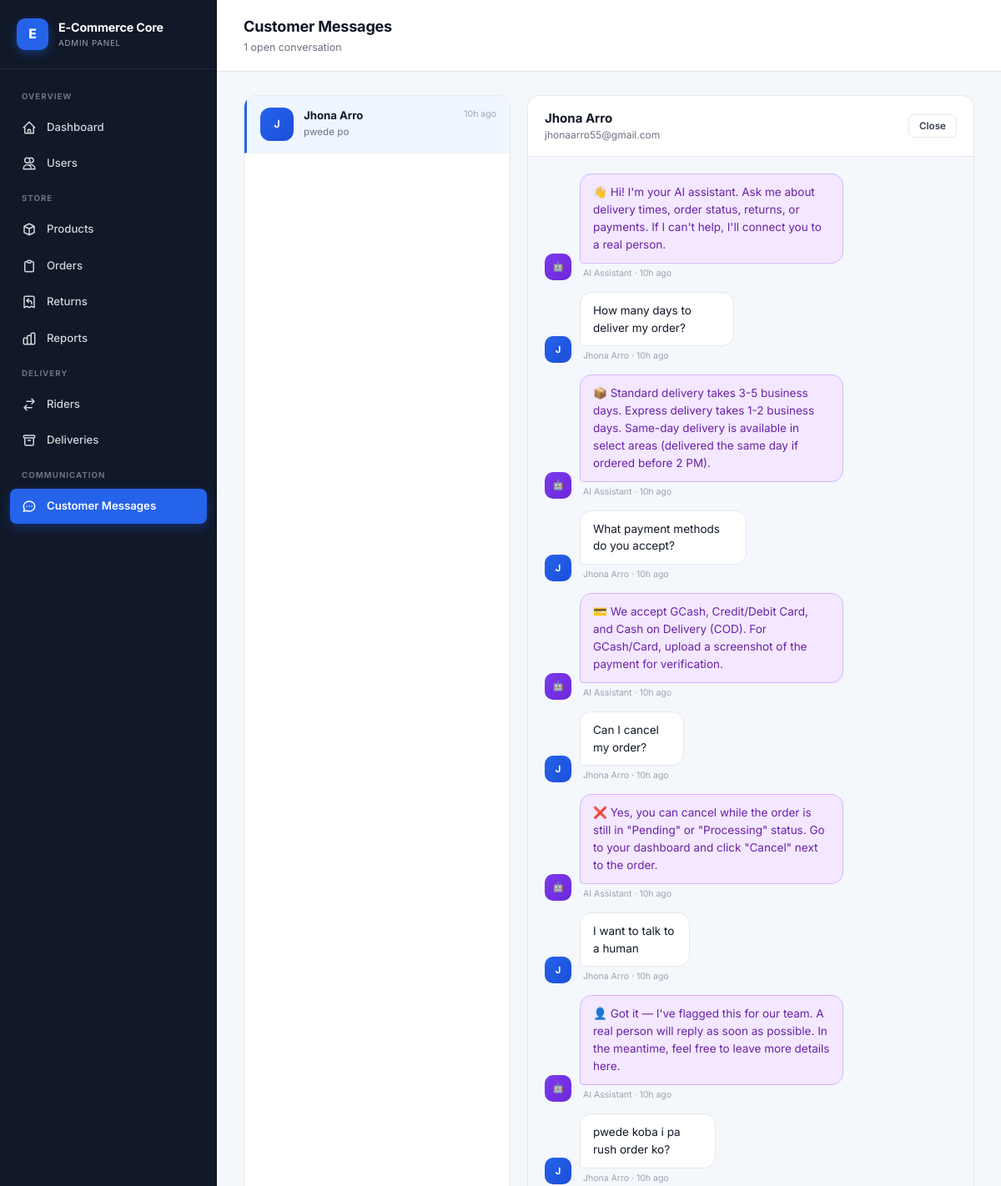
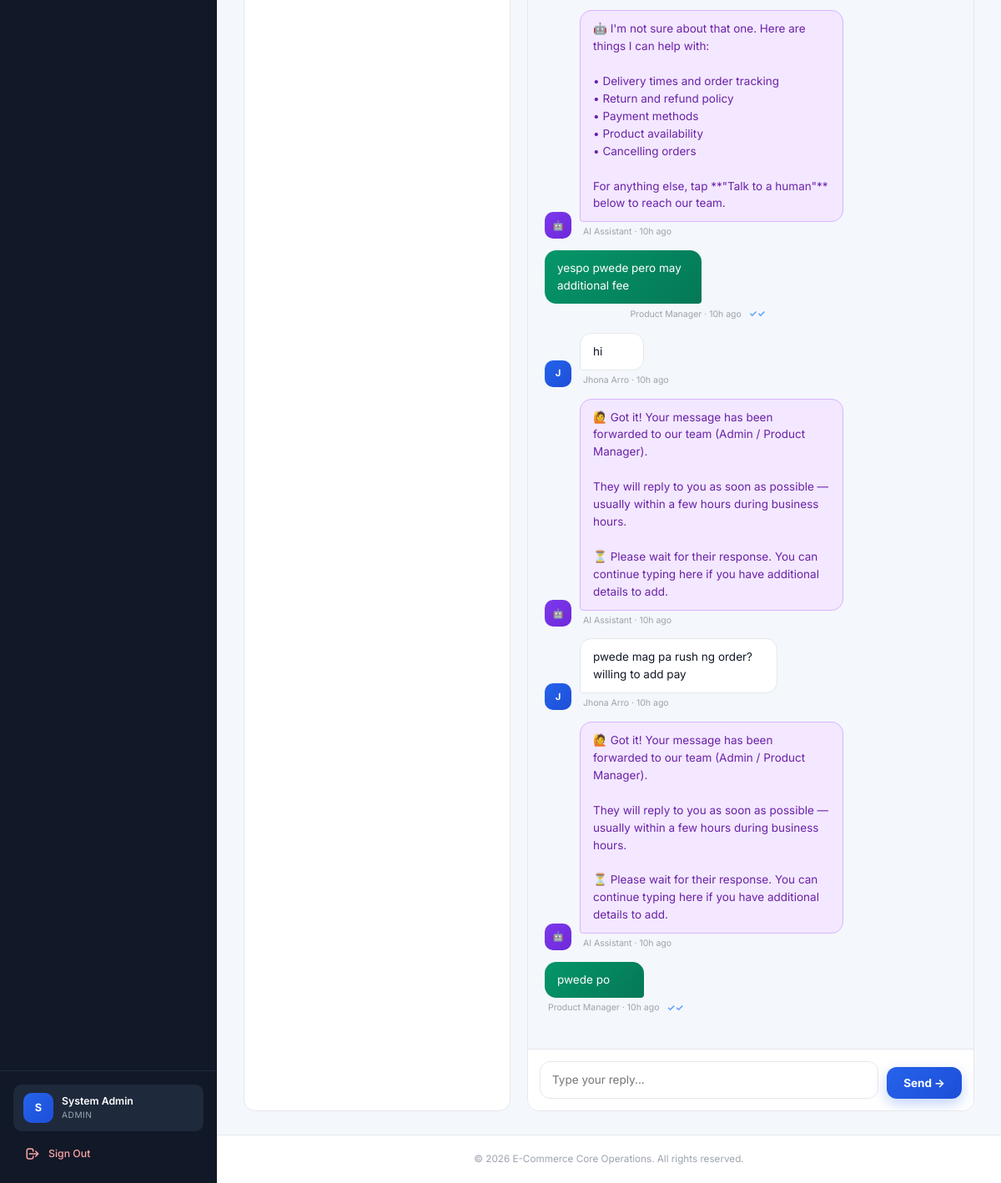
The app's page /modules/staff_chat.php (signed in) with its own data (2 pictures, top to bottom).
### tables this page shows
CREATE TABLE `chat_conversations` (
  `id` int(11) NOT NULL,
  `customer_id` int(11) NOT NULL,
  `staff_id` int(11) DEFAULT NULL,
  `needs_human` tinyint(1) DEFAULT 0,
  `customer_typing_at` timestamp NULL DEFAULT NULL,
  `staff_typing_at` timestamp NULL DEFAULT NULL,
  `subject` varchar(150) DEFAULT 'General Inquiry',
  `status` enum('open','closed') DEFAULT 'open',
  `last_message_at` timestamp NOT NULL DEFAULT current_timestamp() ON UPDATE current_timestamp(),
  `created_at` timestamp NOT NULL DEFAULT current_timestamp()
);

CREATE TABLE `users` (
  `id` int(11) NOT NULL,
  `username` varchar(50) NOT NULL,
  `email` varchar(100) NOT NULL,
  `phone` varchar(20) DEFAULT NULL,
  `address` text DEFAULT NULL,
  `city` varchar(80) DEFAULT NULL,
  `province` varchar(80) DEFAULT NULL,
  `postal_code` varchar(10) DEFAULT NULL,
  `password` varchar(255) NOT NULL,
  `full_name` varchar(100) DEFAULT NULL,
  `role` enum('admin','product_manager','customer','rider') DEFAULT 'customer',
  `status` enum('active','inactive') DEFAULT 'active',
  `email_verified` tinyint(1) DEFAULT 0,
  `profile_completed` tinyint(1) DEFAULT 0,
  `must_change_password` tinyint(1) DEFAULT 0,
  `temp_password_issued_at` datetime DEFAULT NULL,
  `created_at` timestamp NOT NULL DEFAULT current_timestamp()
);

CREATE TABLE `chat_messages` (
  `id` int(11) NOT NULL,
  `conversation_id` int(11) NOT NULL,
  `sender_id` int(11) NOT NULL,
  `sender_role` enum('customer','admin','product_manager','ai') NOT NULL,
  `message` text NOT NULL,
  `is_read` tinyint(1) DEFAULT 0,
  `delivered_at` timestamp NULL DEFAULT NULL,
  `read_at` timestamp NULL DEFAULT NULL,
  `created_at` timestamp NOT NULL DEFAULT current_timestamp()
);

### includes/auth.php (called while the page is built, shortened)
<?php
if (!function_exists('baseUrl')) {
    function baseUrl($path = '') {
        $dir = str_replace('\\', '/', dirname($_SERVER['SCRIPT_NAME']));
        $dir = rtrim($dir, '/');
        $dir = preg_replace('#/(modules|api|ai|auth|admin|rider)$#', '', $dir);
        if ($dir === '' || $dir === '.') $dir = '';
        $dir = rtrim($dir, '/') . '/';
        return $dir . ltrim($path, '/');
    }
}
if (!function_exists('moduleUrl')) {
    function moduleUrl($path = '') { return baseUrl('modules/' . ltrim($path, '/')); }
}
if (!function_exists('e')) {
    function e($s) { return htmlspecialchars($s ?? '', ENT_QUOTES, 'UTF-8'); }
}
if (!function_exists('timeAgo')) {
    function timeAgo($datetime) {
        $timestamp = strtotime($datetime);
        $diff = time() - $timestamp;
        if ($diff < 86400) return floor($diff / 3600) . 'h ago';
        return date('M j', $timestamp);
    }
}

### modules/staff_chat.php (the view, shortened to what this page needs)
<?php
require_once __DIR__ . '/../includes/auth.php';
require_once __DIR__ . '/../config/db.php';
$uid  = $_SESSION['user_id'];
$convId = (int)($_GET['c'] ?? 0);
$convs = $pdo->query("
    SELECT c.*, u.username, u.full_name,
        (SELECT message FROM chat_messages WHERE conversation_id = c.id ORDER BY id DESC LIMIT 1) AS last_msg,
        (SELECT COUNT(*) FROM chat_messages WHERE conversation_id = c.id AND is_read = 0 AND sender_role = 'customer') AS unread
    FROM chat_conversations c
    JOIN users u ON c.customer_id = u.id
    WHERE c.status = 'open'
    ORDER BY c.last_message_at DESC
")->fetchAll();
$selectedConv = null;
if ($convId) {
    $c = $pdo->prepare("SELECT c.*, u.username, u.full_name, u.email FROM chat_conversations c JOIN users u ON c.customer_id = u.id WHERE c.id = ?");
    $c->execute([$convId]);
    $selectedConv = $c->fetch();
} elseif (!empty($convs)) {
    $convId = $convs[0]['id'];
    $c = $pdo->prepare("SELECT c.*, u.username, u.full_name, u.email FROM chat_conversations c JOIN users u ON c.customer_id = u.id WHERE c.id = ?");
    $c->execute([$convId]);
    $selectedConv = $c->fetch();
}
if ($convId) {
    $pdo->prepare("UPDATE chat_messages SET is_read = 1, read_at = NOW() WHERE conversation_id = ? AND sender_role = 'customer' AND read_at IS NULL")->execute([$convId]);
    $pdo->prepare("UPDATE chat_messages SET delivered_at = NOW() WHERE conversation_id = ? AND sender_id != ? AND sender_role NOT IN ('ai') AND delivered_at IS NULL")->execute([$convId, $uid]);
    $pdo->prepare("UPDATE chat_conversations SET needs_human = 0 WHERE id = ?")->execute([$convId]);
}
$messages = [];
if ($convId) {
    $m = $pdo->prepare("
        SELECT cm.*, u.full_name AS sender_name, u.username AS sender_username
        FROM chat_messages cm
        LEFT JOIN users u ON cm.sender_id = u.id
        WHERE cm.conversation_id = ?
        ORDER BY cm.id ASC
    ");
    $m->execute([$convId]);
    $messages = $m->fetchAll();
    if (!empty($messages)) $lastId = (int)end($messages)['id'];
}
require_once __DIR__ . '/../includes/header.php';
?>
<div class="app-layout">
    <?php require __DIR__ . '/../includes/sidebar.php'; ?>
    <div class="main-wrapper">
        <header class="topbar">
            <div class="topbar-left">
                <div>
                    <h2>Customer Messages</h2>
                    <p><?= count($convs) ?> open conversation<?= count($convs) != 1 ? 's' : '' ?></p>
                </div>
            </div>
        </header>
        <div class="page-body">
            <?php if (empty($convs)): ?>
                <div class="card card-pad" style="text-align:center;padding:60px 20px;">
                    <div style="font-size:3rem;opacity:0.4;margin-bottom:12px;">💬</div>
                    <h3 style="margin:0 0 6px;color:#111827;">No messages yet</h3>
                    <p style="color:#6b7280;margin:0;">Customer messages will appear here.</p>
                </div>
            <?php else: ?>
                <div class="staff-chat-layout">
                    <div class="conv-list" id="convList">
                        <?php foreach ($convs as $cv): ?>
                            <a href="<?= moduleUrl('staff_chat.php?c=' . $cv['id']) ?>" class="conv-item <?= $cv['id'] == $convId ? 'active' : '' ?>">
                                <div class="conv-avatar"><?= strtoupper(substr($cv['full_name'] ?: $cv['username'], 0, 1)) ?></div>
                                <div class="conv-info">
                                    <div class="conv-name">
                                        <?= e($cv['full_name'] ?: $cv['username']) ?>
                                    </div>
                                    <div class="conv-preview"><?= e($cv['last_msg'] ?? 'No messages') ?></div>
                                </div>
                                <div class="conv-time"><?= timeAgo($cv['last_message_at']) ?></div>
                            </a>
                        <?php endforeach; ?>
                    </div>
                    <div class="chat-area">
                        <?php if ($selectedConv): ?>
                            <div class="chat-area-head">
                                <div>
                                    <div style="font-weight:700;color:#111827;"><?= e($selectedConv['full_name'] ?: $selectedConv['username']) ?></div>
                                    <div style="color:#6b7280;font-size:0.8rem;"><?= e($selectedConv['email']) ?></div>
                                </div>
                                <form method="POST" onsubmit="return confirm('Close this conversation?')">
                                    <button type="submit" name="close_conv" class="btn btn-secondary btn-sm">Close</button>
                                </form>
                            </div>
                            <div class="chat-msgs" id="staffChatBody">
                                <?php foreach ($messages as $m):
                                    $isStaff = in_array($m['sender_role'], ['admin','product_manager']);
                                    $roleClass = $isStaff ? 'mine' : ($m['sender_role'] === 'ai' ? 'ai' : 'customer');
                                    $bubbleClass = $isStaff ? 'staff' : ($m['sender_role'] === 'ai' ? 'ai' : 'customer');
                                    $avatarClass = $bubbleClass;
                                    $displayName = 'Customer';
                                    if ($m['sender_role'] === 'ai') $displayName = 'AI Assistant';
                                    elseif ($isStaff) $displayName = $m['sender_name'] ?: 'Staff';
                                    elseif ($m['sender_role'] === 'customer') $displayName = $selectedConv['full_name'] ?: $selectedConv['username'];
                                    $tick = '';
                                    if ($isStaff) {
                                        if ($m['read_at']) {
                                            $tick = '<span class="tick read" title="Seen">✓✓</span>';
                                        } elseif ($m['delivered_at']) {
                                            $tick = '<span class="tick delivered" title="Delivered">✓✓</span>';
                                        } else {
                                            $tick = '<span class="tick sent" title="Sent">✓</span>';
                                        }
                                    }
                                ?>
                                    <div class="msg-row <?= $roleClass ?>" data-msg-id="<?= $m['id'] ?>">
                                        <?php if (!$isStaff): ?>
                                            <div class="msg-avatar <?= $avatarClass ?>">
                                                <?= $m['sender_role'] === 'ai' ? '🤖' : strtoupper(substr($displayName, 0, 1)) ?>
                                            </div>
                                        <?php endif; ?>
                                        <div>
                                            <div class="msg-bubble <?= $bubbleClass ?>"><?= e($m['message']) ?></div>
                                            <div class="msg-meta" style="<?= $isStaff ? 'text-align:right;justify-content:flex-end;' : '' ?>">
                                                <?= e($displayName) ?> · <?= timeAgo($m['created_at']) ?><?= $tick ?>
                                            </div>
                                        </div>
                                    </div>
                                <?php endforeach; ?>
                            </div>
                            <div class="chat-input">
                                <textarea id="staffMsgInput" placeholder="Type your reply..." rows="1"></textarea>
                                <button type="button" id="staffSendBtn" onclick="staffSend()">Send →</button>
                            </div>
                        <?php else: ?>
                            <div style="padding:60px 20px;text-align:center;color:#6b7280;">Select a conversation</div>
                        <?php endif; ?>
                    </div>
                </div>
            <?php endif; ?>
        </div>
        <?php require __DIR__ . '/../includes/footer.php'; ?>

### assets/css/style.css (style rules this page uses)
*, *::before, *::after { box-sizing: border-box; }
html, body { margin: 0; padding: 0; font-family: 'Inter', -apple-system, BlinkMacSystemFont, 'Segoe UI', Roboto, sans-serif; background: #f4f7fb; color: #1f2937; font-size: 15px; line-height: 1.5; -webkit-font-smoothing: antialiased; }
.app-layout { display: flex; min-height: 100vh; width: 100%; }
.main-wrapper { flex: 1; margin-left: 260px; min-height: 100vh; display: flex; flex-direction: column; width: calc(100% - 260px); min-width: 0; }
.topbar { background: #fff; border-bottom: 1px solid #e5e7eb; padding: 18px 32px; display: flex; justify-content: space-between; align-items: center; position: sticky; top: 0; z-index: 30; gap: 16px; }
.topbar-left { display: flex; align-items: center; gap: 14px; min-width: 0; flex: 1; }
.topbar-left > div { min-width: 0; }
.topbar h2 { font-size: 1.2rem; font-weight: 700; color: #111827; margin: 0; letter-spacing: -0.01em; white-space: nowrap; overflow: hidden; text-overflow: ellipsis; }
.topbar p { color: #6b7280; font-size: 0.83rem; margin: 3px 0 0; white-space: nowrap; overflow: hidden; text-overflow: ellipsis; }
.page-body { padding: 28px 32px; flex: 1; width: 100%; }
.btn { display: inline-flex; align-items: center; justify-content: center; gap: 6px; padding: 9px 16px; border-radius: 8px; font-size: 0.85rem; font-weight: 600; text-decoration: none; cursor: pointer; border: 1px solid transparent; transition: all 0.15s ease; white-space: nowrap; font-family: inherit; line-height: 1.2; }
.btn-secondary { background: #fff; color: #374151; border-color: #e5e7eb; }
.btn-sm { padding: 6px 12px; font-size: 0.78rem; border-radius: 7px; }

### records on screen
chat_conversations: users.full_name "J", users.full_name "Jhona Arro", last_msg "pwede po", last_message_at "10h ago", users.email "jhonaarro55@gmail.com"
chat_messages: message "👋 Hi! I'm your AI assistant. Ask me about delivery times, order status, returns, or payments. If I can't help, I'll connect you to a real person.", sender_role "AI Assistant", created_at "10h ago"
chat_messages: message "How many days to deliver my order?", created_at "10h ago"
users: full_name "J", full_name "Jhona Arro"
chat_messages: message "📦 Standard delivery takes 3-5 business days. Express delivery takes 1-2 business days. Same-day delivery is available in select areas (delivered the same day if ordered before 2 PM).", sender_role "AI Assistant", created_at "10h ago"
chat_messages: message "What payment methods do you accept?", created_at "10h ago"
chat_messages: message "💳 We accept GCash, Credit/Debit Card, and Cash on Delivery (COD). For GCash/Card, upload a screenshot of the payment for verification.", sender_role "AI Assistant", created_at "10h ago"
chat_messages: message "Can I cancel my order?", created_at "10h ago"
chat_messages: message "❌ Yes, you can cancel while the order is still in \"Pending\" or \"Processing\" status. Go to your dashboard and click \"Cancel\" next to the order.", sender_role "AI Assistant", created_at "10h ago"
chat_messages: message "I want to talk to a human", created_at "10h ago"
chat_messages: message "👤 Got it — I've flagged this for our team. A real person will reply as soon as possible. In the meantime, feel free to leave more details here.", sender_role "AI Assistant", created_at "10h ago"
chat_messages: message "pwede koba i pa rush order ko?", created_at "10h ago"
chat_messages: message "🤖 I'm not sure about that one. Here are things I can help with: • Delivery times and order tracking • Return and refund policy • Payment methods • Product availability • Cancelling orders For anything else, tap **\"Talk to a human\"** below to reach our team.", sender_role "AI Assistant", created_at "10h ago"
chat_messages: message "yespo pwede pero may additional fee", users.full_name "Product Manager", created_at "10h ago"
chat_messages: message "hi", created_at "10h ago"
chat_messages: message "🙋 Got it! Your message has been forwarded to our team (Admin / Product Manager). They will reply to you as soon as possible — usually within a few hours during business hours. ⏳ Please wait for their response. You can continue typing here if you have additional details to add.", sender_role "AI Assistant", created_at "10h ago"
chat_messages: message "pwede mag pa rush ng order? willing to add pay", created_at "10h ago"
chat_messages: message "🙋 Got it! Your message has been forwarded to our team (Admin / Product Manager). They will reply to you as soon as possible — usually within a few hours during business hours. ⏳ Please wait for their response. You can continue typing here if you have additional details to add.", sender_role "AI Assistant", created_at "10h ago"
chat_messages: message "pwede po", users.full_name "Product Manager", created_at "10h ago"

### other values on screen
$initial "S"
$_SESSION['full_name'] "System Admin"
str_replace('_', ' ', $role) "ADMIN"
count($convs) "1"
